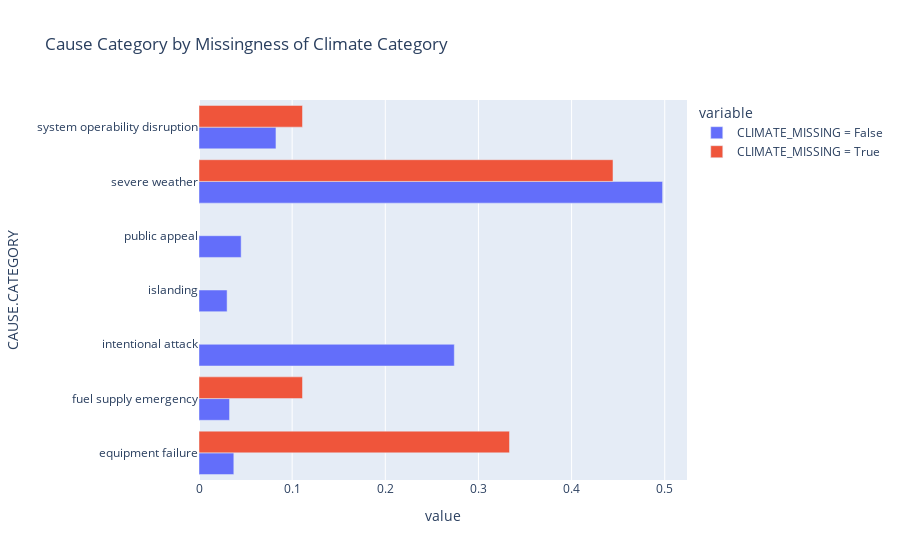

Notebook cell for this chart:
### Code cell
outage_dist.plot(kind='barh', title='Cause Category by Missingness of Climate Category', barmode='group')

### Figure 1 — Plotly figure (JSON) as saved in the notebook; plotly's stock layout.template omitted (floating-point values rounded to 4 significant figures)
{"data": [{"alignmentgroup": "True", "hovertemplate": "variable=CLIMATE_MISSING = False<br>value=%{x}<br>CAUSE.CATEGORY=%{y}<extra></extra>", "legendgroup": "CLIMATE_MISSING = False", "marker": {"color": "#636efa", "pattern": {"shape": ""}}, "name": "CLIMATE_MISSING = False", "offsetgroup": "CLIMATE_MISSING = False", "orientation": "h", "showlegend": true, "textposition": "auto", "type": "bar", "x": [0.03738, 0.03279, 0.2741, 0.03016, 0.04525, 0.4977, 0.08262], "xaxis": "x", "y": ["equipment failure", "fuel supply emergency", "intentional attack", "islanding", "public appeal", "severe weather", "system operability disruption"], "yaxis": "y"}, {"alignmentgroup": "True", "hovertemplate": "variable=CLIMATE_MISSING = True<br>value=%{x}<br>CAUSE.CATEGORY=%{y}<extra></extra>", "legendgroup": "CLIMATE_MISSING = True", "marker": {"color": "#EF553B", "pattern": {"shape": ""}}, "name": "CLIMATE_MISSING = True", "offsetgroup": "CLIMATE_MISSING = True", "orientation": "h", "showlegend": true, "textposition": "auto", "type": "bar", "x": [0.3333, 0.1111, null, null, null, 0.4444, 0.1111], "xaxis": "x", "y": ["equipment failure", "fuel supply emergency", "intentional attack", "islanding", "public appeal", "severe weather", "system operability disruption"], "yaxis": "y"}], "layout": {"barmode": "group", "legend": {"title": {"text": "variable"}, "tracegroupgap": 0}, "title": {"text": "Cause Category by Missingness of Climate Category"}, "xaxis": {"anchor": "y", "domain": [0, 1], "title": {"text": "value"}}, "yaxis": {"anchor": "x", "domain": [0, 1], "title": {"text": "CAUSE.CATEGORY"}}}}
